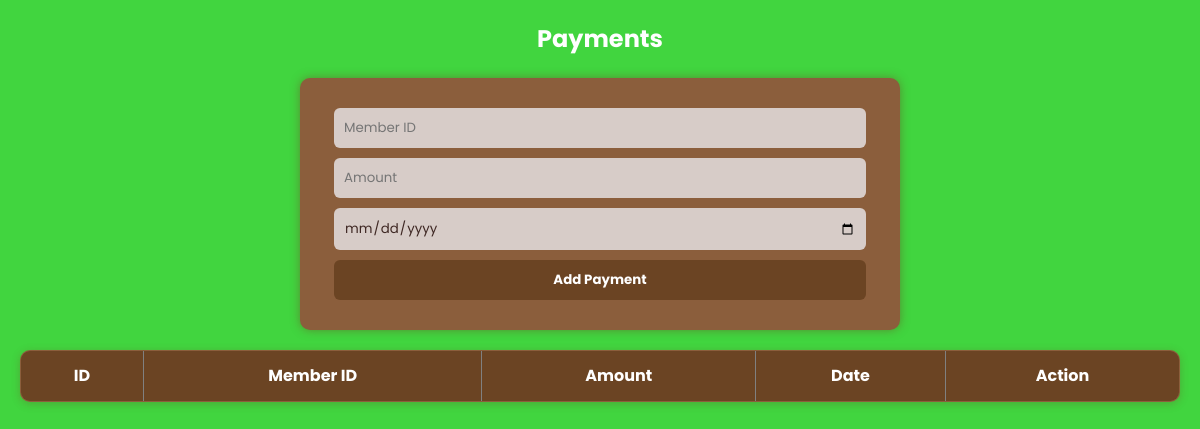
The page /payments.php on the database as committed earlier.
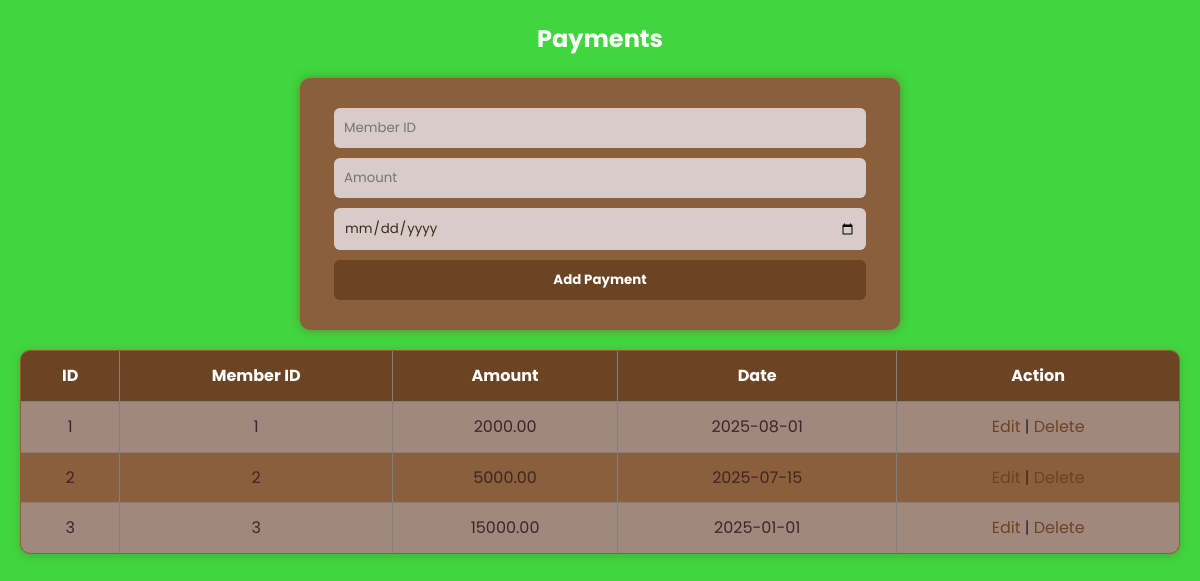
The same page on the database as committed later.
### tables this page shows
CREATE TABLE payments (
    payment_id INT AUTO_INCREMENT PRIMARY KEY,
    member_id INT,
    amount DECIMAL(10,2) NOT NULL,
    payment_date DATE DEFAULT CURRENT_DATE,
    FOREIGN KEY (member_id) REFERENCES members(member_id)
);

### payments.php (the view, shortened to what this page needs)
<?php
include 'config.php';
$id = $mid = $amount = $date = "";
$edit_mode = false;
$result = $conn->query("SELECT * FROM payments ORDER BY payment_date DESC");
?>
<!DOCTYPE html>
<html lang="en">
<head>
<link rel="stylesheet" href="style.css">
</head>
<body>
<h2>Payments</h2>
<form method="POST">
    <input type="number" name="member_id" placeholder="Member ID" value="<?= $mid ?>" required>
    <input type="number" step="0.01" name="amount" placeholder="Amount" value="<?= $amount ?>" required>
    <input type="date" name="date" value="<?= $date ?>">
    <button type="submit" name="save"><?= $edit_mode ? "Update Payment" : "Add Payment" ?></button>
</form>
<table border="1" cellpadding="5">
<tr>
<th>ID</th>
<th>Member ID</th>
<th>Amount</th>
<th>Date</th>
<th>Action</th>
</tr>
<?php while($row = $result->fetch_assoc()) { ?>
<tr>
<td><?= $row['payment_id'] ?></td>
<td><?= $row['member_id'] ?></td>
<td><?= $row['amount'] ?></td>
<td><?= $row['payment_date'] ?></td>
<td>
    <a href="?edit=<?= $row['payment_id'] ?>">Edit</a> |
    <a href="?delete=<?= $row['payment_id'] ?>" onclick="return confirm('Are you sure?')">Delete</a>
</td>
</tr>
<?php } ?>
</table>
</body>
</html>

Rows that differ between the two databases and show on the page:
added payments: payment_id "1", member "1", amount "2000.00", payment_date "2025-08-01"
added payments: payment_id "2", member "2", amount "5000.00", payment_date "2025-07-15"
added payments: payment_id "3", member "3", amount "15000.00", payment_date "2025-01-01"
